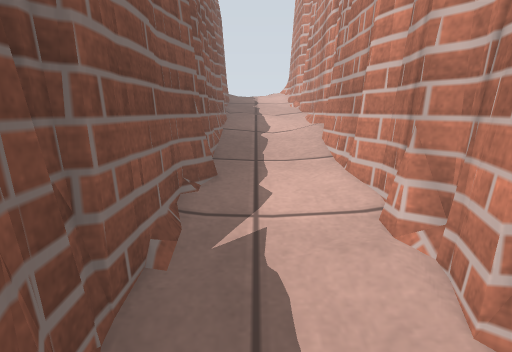
[1] (above)

12 first-person views from a walk through a robot-simulator world made for Gazebo. The camera is 0.92 m above the floor, tilts 12° down and sees 80° across. The lines on the ground mark 1 m squares. The floor is counted in squares, 0.25 m on a side. Each view is taken from the middle of a square. On the plan, view 1 faces up. The plan holds only what a view shows up to about 20 squares ahead; the rest is blank. The place goes on beyond the plan.

[2]
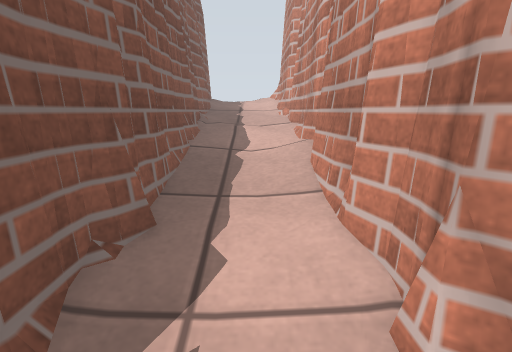

[3]
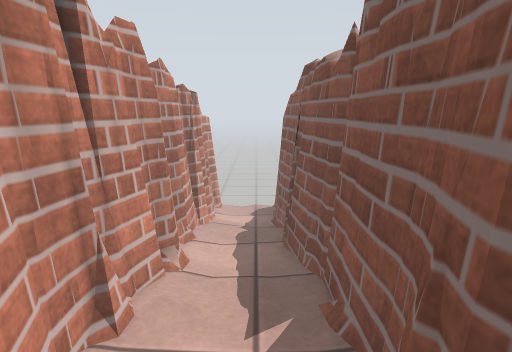

[4]
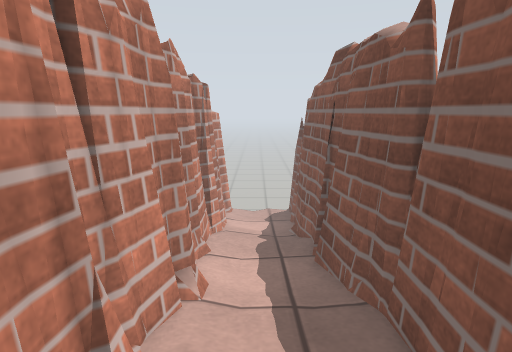

[5]
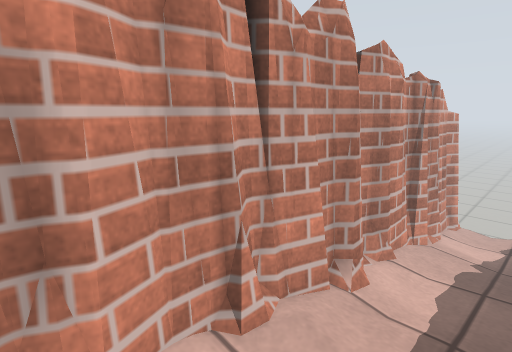

[6]
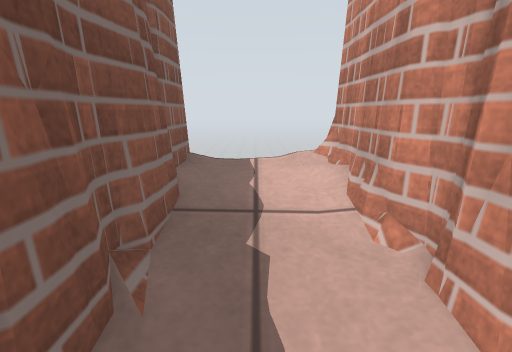

[7]
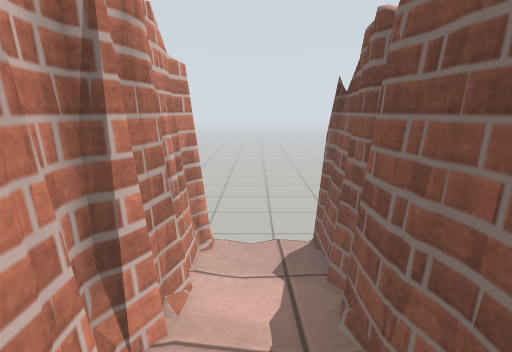

[8]
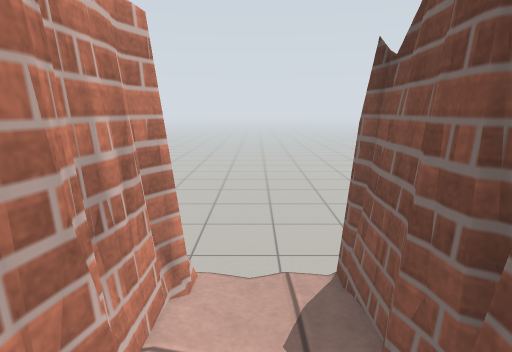

[9]
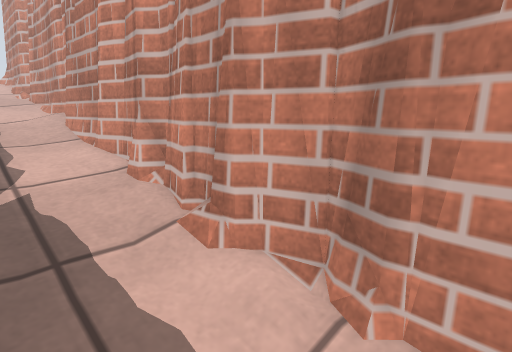

[10]
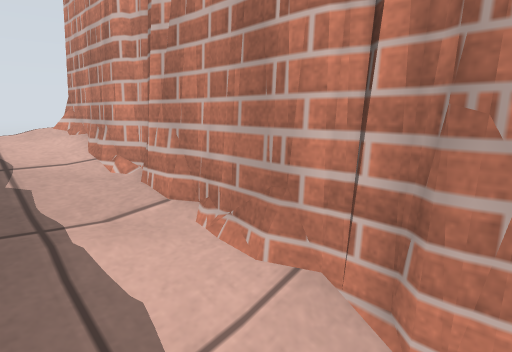

[11]
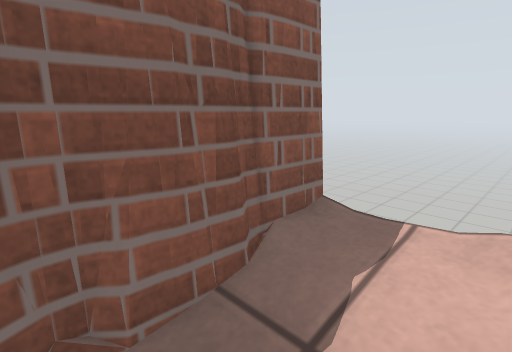

[12]
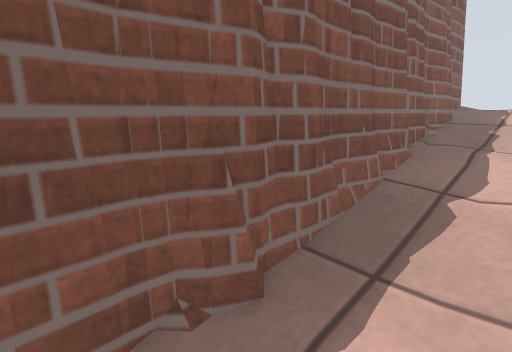

### Floor plan
Key: @ floor where view 1 was taken; # wall or solid block; x gap in a wall; . main floor; : floor 0.25 m higher than the main floor; - floor 0.25 m lower than the main floor; + floor 0.5 m higher than the main floor; _ floor 0.5 m lower than the main floor; * floor 0.75 m higher than the main floor; < floor 0.75 m lower than the main floor; % floor 1 m higher than the main floor; = window, fence, low wall or low ledge; v drop or lower ground.
Columns run from 3 left of view 1 to 4 right of it. Each row starts with its distance up from view 1.
 27 vvvvvvx
 26 v=%%%%#
 25 x=%%%%#
 24 v#****#
 23  #****#
 22  #****#
 21 v=****#v
 20 v#****#
 19  #**+*#
 18  #++++#
 17  #++++#
 16  #++++#
 15  #++++##
 14  #+::+#
 13  #::::#
 12  #::::#
 11  #::::#
 10  #::::#
  9  #=:::#
  8  #....#
  7  #....#
  6  #....##
  5  #....=#
  4  #....##
  3 ##....#
  2  #----#
  1  #----##
  0  #=@---#
 -1  #=---##
 -2  #=---#
 -3  =-_--##
 -4  #=___=#
 -5  v#___##
 -6   #___#
 -7  #=___#
 -8  #=___##
 -9  #=<<<=#
-10  #<<<<=v
-11  #<<<<=v
-12  #<<<<#
-13  #vvvv=

Positions as (right, up) in squares from view 1, and headings:
1: (0, 0), facing up
2: (1, 3), facing up
3: (0, 12), facing down
4: (1, 10), facing down
5: (-1, 10), facing down-right
6: (0, 16), facing up
7: (1, 0), facing down
8: (1, -4), facing down
9: (-1, -3), facing up-right
10: (-1, 12), facing up-right
11: (2, 20), facing up-left
12: (2, 6), facing up-left
